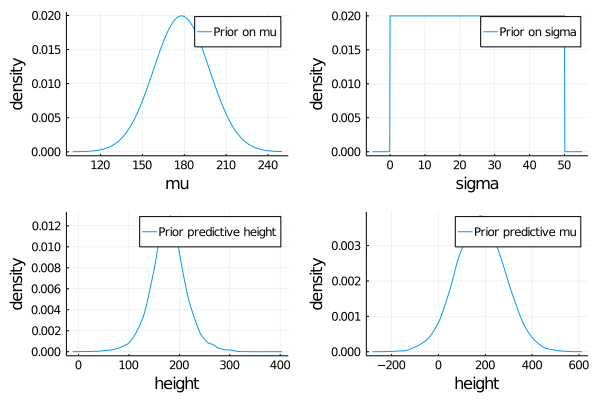

The Julia source for this figure:
# Fig4.3s.jl

using DrWatson
@quickactivate "StatisticalRethinkingStan"
using StanSample
using StatisticalRethinking

# ### snippet 4.7

df = CSV.read(sr_datadir("Howell1.csv"), DataFrame)

# ### snippet 4.8

# Show a summary of the  DataFrame

println()
Particles(df) |> display

# ### snippet 4.9

# Show some statistics

describe(df, :all)

# ### snippet 4.10

df.height

# ### snippet 4.11

# Use only adults

df = filter(row -> row[:age] >= 18, df);
println()
Particles(df) |> display
precis(df)

# Our model:

m4_1 = "
  height ~ Normal(μ, σ) # likelihood
  μ ~ Normal(178,20) # prior
  σ ~ Uniform(0, 50) # prior
";

# Plot the prior densities.

p = Vector{Plots.Plot{Plots.GRBackend}}(undef, 4)

# ### snippet 4.12

# μ prior

d1 = Normal(178, 20)
p[1] = plot(100:250, [pdf(d1, μ) for μ in 100:250],
  xlab="mu",
  ylab="density",
  lab="Prior on mu")

# ### snippet 4.13

# Show σ  prior

d2 = Uniform(0, 50)
p[2] = plot(-5:0.1:55, [pdf(d2, σ) for σ in 0-5:0.1:55],
  xlab="sigma",
  ylab="density",
  lab="Prior on sigma")

# ### snippet 4.14

sample_mu_20 = rand(d1, 10000)
sample_sigma = rand(d2, 10000)

d3 = Normal(178, 100)
sample_mu_100 = rand(d3, 10000)

prior_height_20 = [rand(Normal(sample_mu_20[i], sample_sigma[i]), 1)[1] for i in 1:10000]
p[3] = density(prior_height_20,
  xlab="height",
  ylab="density",
  lab="Prior predictive height")

prior_height_100 = [rand(Normal(sample_mu_100[i], sample_sigma[i]), 1)[1] for i in 1:10000]
p[4] = density(prior_height_100,
  xlab="height",
  ylab="density",
  lab="Prior predictive mu")

plot(p..., layout=(2,2))
savefig(plotsdir("04", "Fig4.3s.png"))

# End of Fig4.3s.jl
